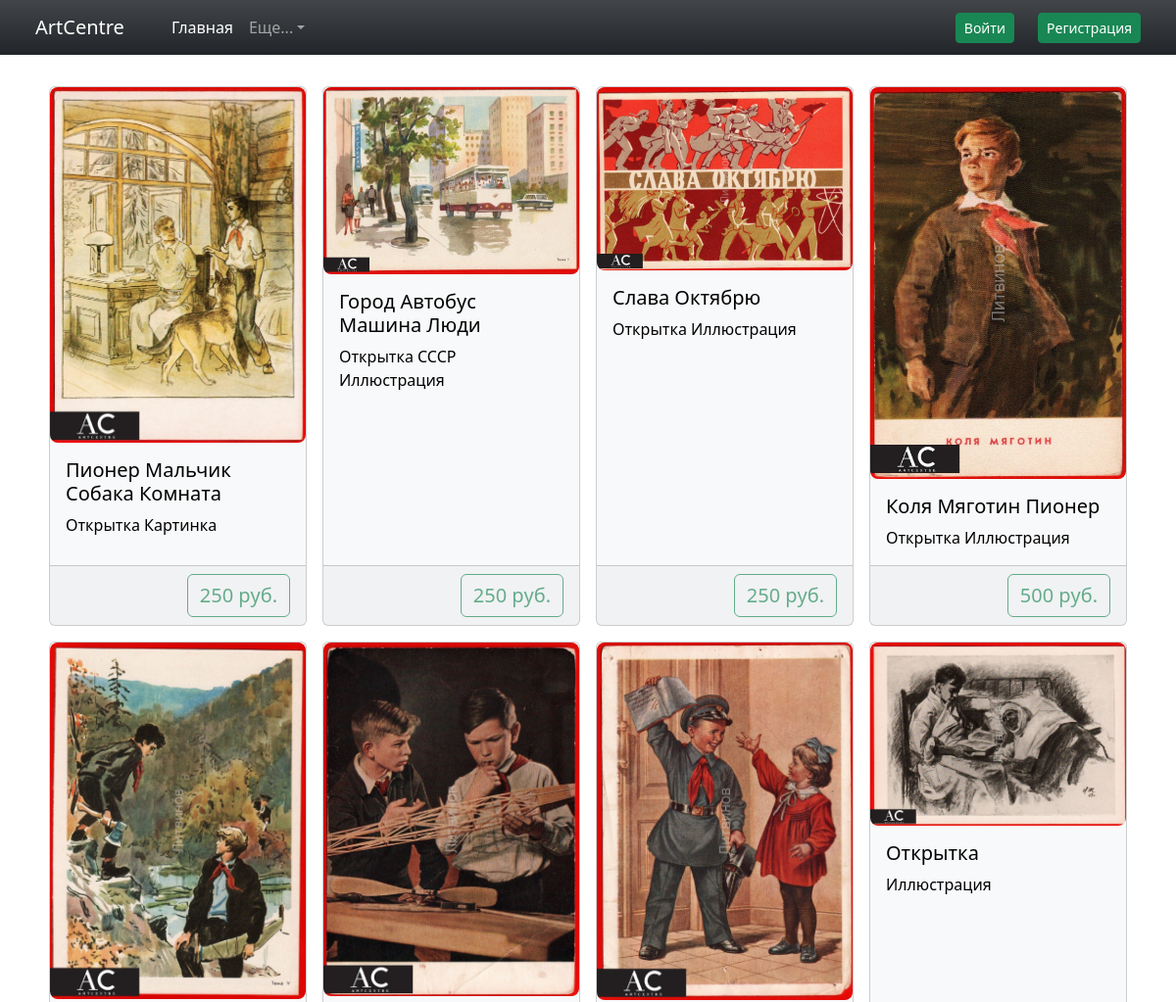
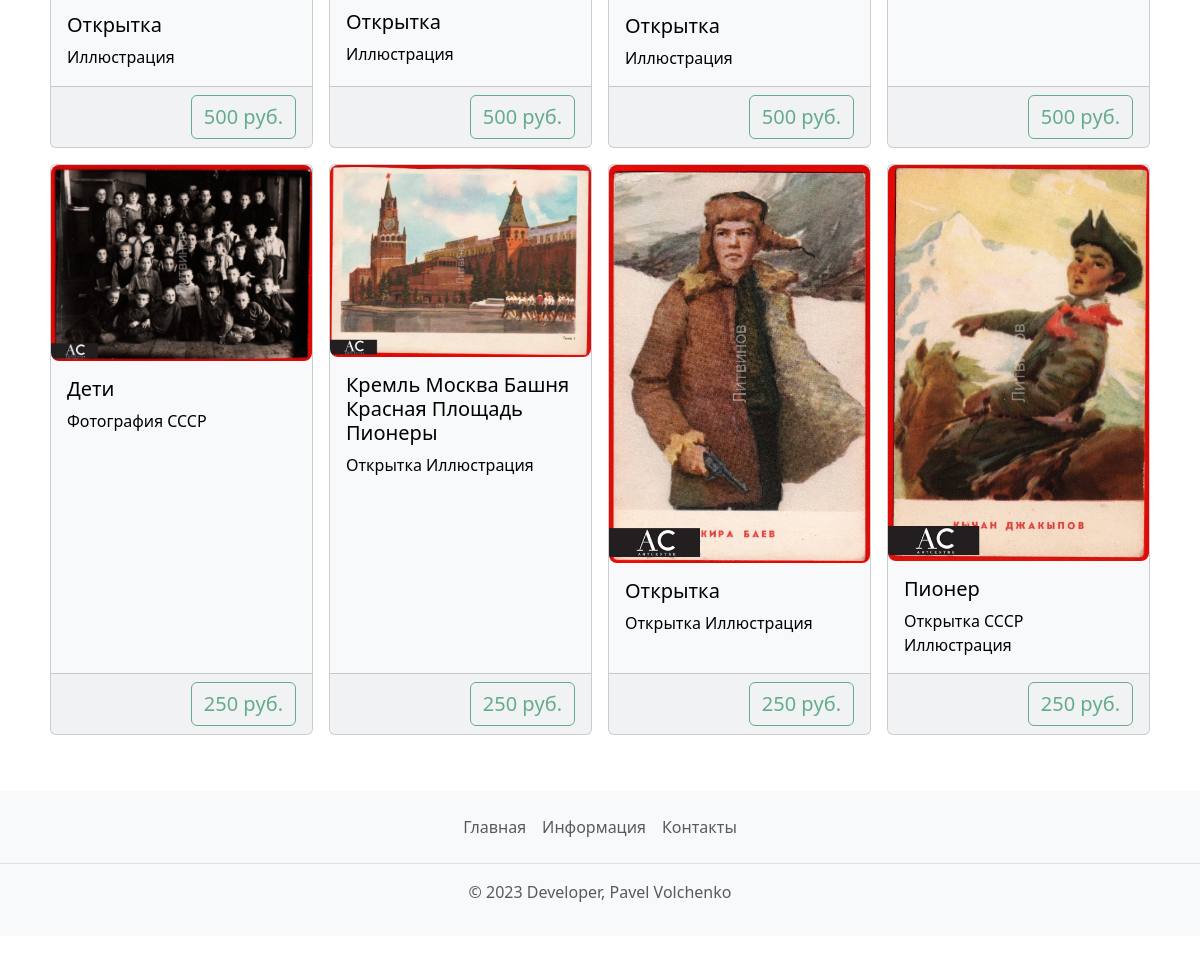
The page / on the database its author committed (2 pictures, top to bottom).
### store/models.py (models this page shows, shortened)
class Product(models.Model):
    product_name = models.CharField(max_length=128)
    description = models.CharField(max_length=1024, null=True)
    price = models.IntegerField(null=True)
    image = models.ImageField(upload_to='store/%Y-%m-%d', blank=True)
    quantity = models.IntegerField(default=0)
    was_added = models.DateField(auto_now_add=True)

### store/views.py (the view)
# urls.py: path('', views.index, name='index'),
@csrf_exempt
def index(request, id=None):
    context = Product.objects.all()
    if request.method == 'POST':
        add_to_cart(id, request.user.pk)
    return render(request, 'store/index.html', {'context': context})

### templates/store/index.html
{% extends 'base.html' %}
{% load static %}
{% block content %}
  <div class="container p-4">
    <div class="row row-cols">
      {% for product in context %}
        <div class="col-6 col-md-4 col-xl-3 p-2">
          <div class="card h-100 text-bg-light">
            <a href="{% url 'store:product-detail' product.id %}">
              <img class="img-fluid rounded-3" src="{{ product.image.url }}" alt=""></a>
            <div class="card-body">
              <h5 class="card-text">{{ product.product_name }}</h5>
              <p class="card-text">{{ product.description }}</p>
            </div>
          <div class="card-footer d-flex justify-content-md-end">
            <form action="{% url 'store:index' product.id %}" method="POST">
              <input class="btn btn-outline-success fs-5 {% if not user.is_authenticated %}disabled{% endif %}"
                     type="submit" value="{{ product.price }} руб.">
            </form>          </div>
        </div>
        </div>
      {% endfor %}
  </div>
  </div>
{% endblock %}

### templates/base.html (shortened to what this page needs)
{% load static %}
<!DOCTYPE html>
<html lang="ru" data-bs-theme="light">
<head>
  <link href="https://cdn.jsdelivr.net/npm/bootstrap@5.3.1/dist/css/bootstrap.min.css" rel="stylesheet"
>
</head>
<body>
{% block header %}
  <nav class="navbar navbar-expand-md navbar-dark bg-dark bg-gradient" aria-label="Fourth navbar example">
    <div class="container-fluid">
      <a class="navbar-brand ps-4" href="{% url 'store:index' %}">ArtCentre</a>
      <div class="collapse navbar-collapse ps-4" id="navbarsExample04">
        <ul class="navbar-nav me-auto mb-2 mb-md-0">
          <li class="nav-item"><a class="nav-link active" aria-current="page" href="{% url 'store:index' %}">Главная</a>
          </li>
          <li class="nav-item dropdown"><a class="nav-link dropdown-toggle" href="#" data-bs-toggle="dropdown"
                                           aria-expanded="false">Еще...</a>
          </li>
        </ul>
        {% if user.is_authenticated %}
          <div class="d-flex pe-4 text-white"><strong>{{ user.username.upper }}</strong></div>
          <a href="{% url 'store:basket' %}" class="btn btn-sm btn-success me-2">
            <svg xmlns="http://www.w3.org/2000/svg" width="20" height="20" fill="currentColor"
                 class="bi bi-basket3" viewBox="0 0 20 20">
              <path d="M5.757 1.071a.5.5 0 0 1 .172.686L3.383 6h9.234L10.07 1.757a.5.5 0 1 1
                .858-.514L13.783 6H15.5a.5.5 0 0 1 .5.5v1a.5.5 0 0 1-.5.5H.5a.5.5 0 0 1-.5-.5v-1A.5.5 0 0 1
                .5 6h1.717L5.07 1.243a.5.5 0 0 1 .686-.172zM3.394 15l-1.48-6h-.97l1.525 6.426a.75.75 0 0 0
                .729.574h9.606a.75.75 0 0 0 .73-.574L15.056 9h-.972l-1.479 6h-9.21z"></path>
            </svg>
            Корзина</a>
          <a href="{% url 'store:order_list' %}" class="btn btn-sm btn-success me-2">История заказов</a>
          <a href="{% url 'logout_user' %}" class="btn btn-sm btn-success me-4">Выйти</a>
        {% else %}
          <a href="{% url 'login_form' %}" class="btn btn-sm btn-success me-4">Войти</a>
          <a href="{% url 'registration' %}" class="btn btn-sm btn-success me-4">Регистрация</a>
        {% endif %}
      </div>
    </div>
  </nav>
{% endblock %}
{% block content %}
{% endblock %}
{% block footer %}
  <footer class="py-3 my-4 bg-light">
    <ul class="nav justify-content-center border-bottom pb-3 mb-3">
      <li class="nav-item"><a href="{% url 'store:index' %}" class="nav-link px-2 text-body-secondary">Главная</a>
      </li>
      <li class="nav-item"><a href="{% url 'store:info' %}" class="nav-link px-2 text-body-secondary">Информация</a>
      </li>
      <li class="nav-item"><a href="{% url 'store:about' %}" class="nav-link px-2 text-body-secondary">Контакты</a>
      </li>
    </ul>
    <p class="text-center text-body-secondary">© 2023 Developer, Pavel Volchenko</p>
  </footer>
{% endblock %}
</body>
</html>

### rows shown on the page
Product: image (picture), product_name "Пионер Мальчик Собака Комната", description "Открытка Картинка", price "250 руб."
Product: image (picture), product_name "Город Автобус Машина Люди", description "Открытка СССР Иллюстрация", price "250 руб."
Product: image (picture), product_name "Слава Октябрю", description "Открытка Иллюстрация", price "250 руб."
Product: image (picture), product_name "Коля Мяготин Пионер", description "Открытка Иллюстрация", price "500 руб."
Product: image (picture), product_name "Открытка", description "Иллюстрация", price "500 руб."
Product: image (picture), product_name "Открытка", description "Иллюстрация", price "500 руб."
Product: image (picture), product_name "Открытка", description "Иллюстрация", price "500 руб."
Product: image (picture), product_name "Открытка", description "Иллюстрация", price "500 руб."
Product: image (picture), product_name "Дети", description "Фотография СССР", price "250 руб."
Product: image (picture), product_name "Кремль Москва Башня Красная Площадь Пионеры", description "Открытка Иллюстрация", price "250 руб."
Product: image (picture), product_name "Открытка", description "Открытка Иллюстрация", price "250 руб."
Product: image (picture), product_name "Пионер", description "Открытка СССР Иллюстрация", price "250 руб."
